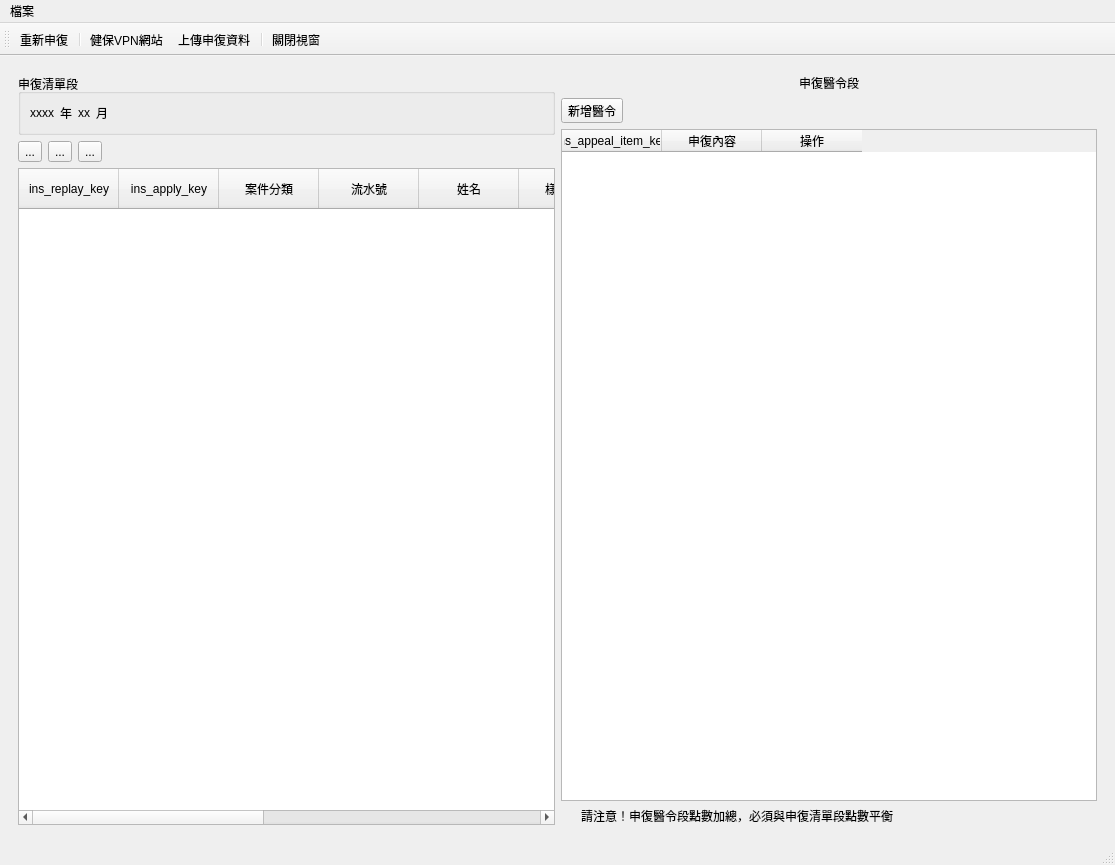
<?xml version="1.0" encoding="UTF-8"?>
<ui version="4.0">
 <class>InsReplyWindow</class>
 <widget class="QMainWindow" name="InsReplyWindow">
  <property name="geometry">
   <rect>
    <x>0</x>
    <y>0</y>
    <width>1115</width>
    <height>865</height>
   </rect>
  </property>
  <property name="windowTitle">
   <string>健保申復</string>
  </property>
  <widget class="QWidget" name="centralwidget">
   <layout class="QVBoxLayout" name="verticalLayout_2">
    <item>
     <layout class="QHBoxLayout" name="horizontalLayout">
      <property name="leftMargin">
       <number>9</number>
      </property>
      <property name="topMargin">
       <number>9</number>
      </property>
      <property name="rightMargin">
       <number>9</number>
      </property>
      <property name="bottomMargin">
       <number>9</number>
      </property>
      <item>
       <layout class="QVBoxLayout" name="verticalLayout_4">
        <item>
         <widget class="QGroupBox" name="groupBox">
          <property name="title">
           <string>申復清單段</string>
          </property>
          <property name="flat">
           <bool>true</bool>
          </property>
          <layout class="QVBoxLayout" name="verticalLayout_5">
           <item>
            <layout class="QHBoxLayout" name="horizontalLayout_3">
             <item>
              <widget class="QLabel" name="label_year">
               <property name="text">
                <string>xxxx</string>
               </property>
              </widget>
             </item>
             <item>
              <widget class="QLabel" name="label_1">
               <property name="text">
                <string>年</string>
               </property>
              </widget>
             </item>
             <item>
              <widget class="QLabel" name="label_month">
               <property name="text">
                <string>xx</string>
               </property>
              </widget>
             </item>
             <item>
              <widget class="QLabel" name="label_2">
               <property name="text">
                <string>月</string>
               </property>
              </widget>
             </item>
             <item>
              <spacer name="horizontalSpacer">
               <property name="orientation">
                <enum>Qt::Horizontal</enum>
               </property>
               <property name="sizeHint" stdset="0">
                <size>
                 <width>40</width>
                 <height>20</height>
                </size>
               </property>
              </spacer>
             </item>
            </layout>
           </item>
          </layout>
         </widget>
        </item>
        <item>
         <layout class="QHBoxLayout" name="horizontalLayout_2"/>
        </item>
        <item>
         <layout class="QHBoxLayout" name="horizontalLayout_4">
          <item>
           <widget class="QToolButton" name="toolButton_add_appeal">
            <property name="text">
             <string>...</string>
            </property>
            <property name="icon">
             <iconset>
              <normaloff>../icons/gtk-add.svg</normaloff>../icons/gtk-add.svg</iconset>
            </property>
           </widget>
          </item>
          <item>
           <widget class="QToolButton" name="toolButton_remove_appeal">
            <property name="text">
             <string>...</string>
            </property>
            <property name="icon">
             <iconset>
              <normaloff>../icons/gtk-remove.svg</normaloff>../icons/gtk-remove.svg</iconset>
            </property>
           </widget>
          </item>
          <item>
           <widget class="QToolButton" name="toolButton_edit_appeal">
            <property name="text">
             <string>...</string>
            </property>
            <property name="icon">
             <iconset>
              <normaloff>../icons/gtk-edit.svg</normaloff>../icons/gtk-edit.svg</iconset>
            </property>
           </widget>
          </item>
          <item>
           <spacer name="horizontalSpacer_2">
            <property name="orientation">
             <enum>Qt::Horizontal</enum>
            </property>
            <property name="sizeHint" stdset="0">
             <size>
              <width>40</width>
              <height>20</height>
             </size>
            </property>
           </spacer>
          </item>
         </layout>
        </item>
        <item>
         <widget class="QTableWidget" name="tableWidget_appeal">
          <property name="editTriggers">
           <set>QAbstractItemView::NoEditTriggers</set>
          </property>
          <property name="alternatingRowColors">
           <bool>true</bool>
          </property>
          <property name="selectionMode">
           <enum>QAbstractItemView::SingleSelection</enum>
          </property>
          <property name="selectionBehavior">
           <enum>QAbstractItemView::SelectRows</enum>
          </property>
          <column>
           <property name="text">
            <string>ins_replay_key</string>
           </property>
          </column>
          <column>
           <property name="text">
            <string>ins_apply_key</string>
           </property>
          </column>
          <column>
           <property name="text">
            <string>案件分類</string>
           </property>
          </column>
          <column>
           <property name="text">
            <string>流水號</string>
           </property>
          </column>
          <column>
           <property name="text">
            <string>姓名</string>
           </property>
          </column>
          <column>
           <property name="text">
            <string>樣本註記</string>
           </property>
          </column>
          <column>
           <property name="text">
            <string>整件核減</string>
           </property>
          </column>
          <column>
           <property name="text">
            <string>立意抽樣點數
(不回推)</string>
           </property>
          </column>
          <column>
           <property name="text">
            <string>電腦核減點數
(不回推)</string>
           </property>
          </column>
          <column>
           <property name="text">
            <string>回推核減點數</string>
           </property>
          </column>
          <column>
           <property name="text">
            <string>錯誤</string>
           </property>
          </column>
         </widget>
        </item>
       </layout>
      </item>
      <item>
       <layout class="QVBoxLayout" name="verticalLayout">
        <item>
         <widget class="QLabel" name="label">
          <property name="text">
           <string>申復醫令段</string>
          </property>
          <property name="alignment">
           <set>Qt::AlignCenter</set>
          </property>
         </widget>
        </item>
        <item>
         <layout class="QHBoxLayout" name="horizontalLayout_7">
          <item>
           <widget class="QToolButton" name="toolButton_add_items">
            <property name="text">
             <string>新增醫令</string>
            </property>
            <property name="icon">
             <iconset>
              <normaloff>../icons/gtk-add.svg</normaloff>../icons/gtk-add.svg</iconset>
            </property>
            <property name="toolButtonStyle">
             <enum>Qt::ToolButtonTextBesideIcon</enum>
            </property>
           </widget>
          </item>
          <item>
           <spacer name="horizontalSpacer_5">
            <property name="orientation">
             <enum>Qt::Horizontal</enum>
            </property>
            <property name="sizeHint" stdset="0">
             <size>
              <width>40</width>
              <height>20</height>
             </size>
            </property>
           </spacer>
          </item>
         </layout>
        </item>
        <item>
         <widget class="QTableWidget" name="tableWidget_appeal_items">
          <property name="maximumSize">
           <size>
            <width>16777215</width>
            <height>16777215</height>
           </size>
          </property>
          <property name="editTriggers">
           <set>QAbstractItemView::NoEditTriggers</set>
          </property>
          <property name="alternatingRowColors">
           <bool>true</bool>
          </property>
          <property name="selectionMode">
           <enum>QAbstractItemView::SingleSelection</enum>
          </property>
          <property name="selectionBehavior">
           <enum>QAbstractItemView::SelectRows</enum>
          </property>
          <column>
           <property name="text">
            <string>ins_appeal_item_key</string>
           </property>
          </column>
          <column>
           <property name="text">
            <string>申復內容</string>
           </property>
          </column>
          <column>
           <property name="text">
            <string>操作</string>
           </property>
          </column>
         </widget>
        </item>
        <item>
         <widget class="QLabel" name="label_3">
          <property name="text">
           <string>請注意！申復醫令段點數加總，必須與申復清單段點數平衡</string>
          </property>
          <property name="indent">
           <number>20</number>
          </property>
         </widget>
        </item>
       </layout>
      </item>
     </layout>
    </item>
   </layout>
  </widget>
  <widget class="QStatusBar" name="statusbar"/>
  <widget class="QToolBar" name="toolBar">
   <property name="windowTitle">
    <string>toolBar</string>
   </property>
   <property name="toolButtonStyle">
    <enum>Qt::ToolButtonTextUnderIcon</enum>
   </property>
   <attribute name="toolBarArea">
    <enum>TopToolBarArea</enum>
   </attribute>
   <attribute name="toolBarBreak">
    <bool>false</bool>
   </attribute>
   <addaction name="action_reapply"/>
   <addaction name="separator"/>
   <addaction name="action_open_nhi_vpn"/>
   <addaction name="action_upload"/>
   <addaction name="separator"/>
   <addaction name="action_close"/>
  </widget>
  <widget class="QMenuBar" name="menubar">
   <property name="geometry">
    <rect>
     <x>0</x>
     <y>0</y>
     <width>1115</width>
     <height>32</height>
    </rect>
   </property>
   <widget class="QMenu" name="menu">
    <property name="title">
     <string>檔案</string>
    </property>
   </widget>
   <addaction name="menu"/>
  </widget>
  <action name="action_close">
   <property name="icon">
    <iconset>
     <normaloff>../icons/application-exit.svg</normaloff>../icons/application-exit.svg</iconset>
   </property>
   <property name="text">
    <string>關閉視窗</string>
   </property>
  </action>
  <action name="action_reapply">
   <property name="icon">
    <iconset>
     <normaloff>../icons/gtk-redo-ltr.svg</normaloff>../icons/gtk-redo-ltr.svg</iconset>
   </property>
   <property name="text">
    <string>重新申復</string>
   </property>
   <property name="toolTip">
    <string>重新申復</string>
   </property>
  </action>
  <action name="action_open_nhi_vpn">
   <property name="icon">
    <iconset>
     <normaloff>../icons/applications-internet.png</normaloff>../icons/applications-internet.png</iconset>
   </property>
   <property name="text">
    <string>健保VPN網站</string>
   </property>
  </action>
  <action name="action_upload">
   <property name="icon">
    <iconset>
     <normaloff>../icons/network-server.png</normaloff>../icons/network-server.png</iconset>
   </property>
   <property name="text">
    <string>上傳申復資料</string>
   </property>
   <property name="toolTip">
    <string>上傳申復資料</string>
   </property>
  </action>
 </widget>
 <tabstops>
  <tabstop>tableWidget_appeal</tabstop>
  <tabstop>toolButton_add_appeal</tabstop>
  <tabstop>toolButton_remove_appeal</tabstop>
  <tabstop>toolButton_edit_appeal</tabstop>
 </tabstops>
 <resources/>
 <connections/>
</ui>
